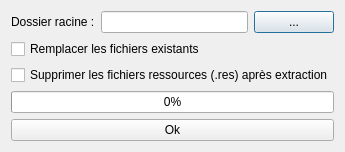
<?xml version="1.0" encoding="UTF-8"?>
<ui version="4.0">
 <class>ClientExtractorDialog</class>
 <widget class="QDialog" name="ClientExtractorDialog">
  <property name="windowModality">
   <enum>Qt::ApplicationModal</enum>
  </property>
  <property name="geometry">
   <rect>
    <x>0</x>
    <y>0</y>
    <width>314</width>
    <height>145</height>
   </rect>
  </property>
  <property name="windowTitle">
   <string>Extracteur de client</string>
  </property>
  <layout class="QVBoxLayout" name="verticalLayout">
   <item>
    <layout class="QHBoxLayout" name="horizontalLayout">
     <item>
      <widget class="QLabel" name="label">
       <property name="text">
        <string>Dossier racine :</string>
       </property>
      </widget>
     </item>
     <item>
      <widget class="QLineEdit" name="dir">
       <property name="readOnly">
        <bool>false</bool>
       </property>
      </widget>
     </item>
     <item>
      <widget class="QPushButton" name="selectDir">
       <property name="text">
        <string>...</string>
       </property>
      </widget>
     </item>
    </layout>
   </item>
   <item>
    <widget class="QCheckBox" name="replaceFiles">
     <property name="text">
      <string>Remplacer les fichiers existants</string>
     </property>
    </widget>
   </item>
   <item>
    <widget class="QCheckBox" name="deleteRes">
     <property name="text">
      <string>Supprimer les fichiers ressources (.res) après extraction</string>
     </property>
    </widget>
   </item>
   <item>
    <widget class="QProgressBar" name="progress">
     <property name="value">
      <number>0</number>
     </property>
    </widget>
   </item>
   <item>
    <widget class="QPushButton" name="ok">
     <property name="text">
      <string>Ok</string>
     </property>
    </widget>
   </item>
  </layout>
 </widget>
 <resources/>
 <connections/>
</ui>
